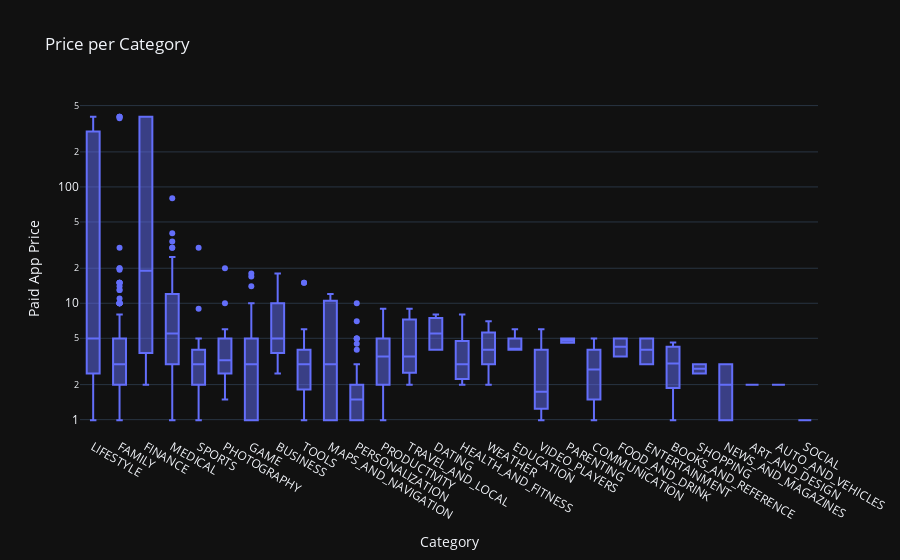

The notebook cell saved with this chart:
### Markdown cell above
# How Much Can You Charge? Examine Paid App Pricing Strategies by Category

**Challenge**: What is the median price price for a paid app? Then compare pricing by category by creating another box plot. But this time examine the prices (instead of the revenue estimates) of the paid apps. I recommend using `{categoryorder':'max descending'}` to sort the categories.

### Code cell
box = px.box(df_paid_apps, x='Category', y="Price", title='Price per Category')
 
box.update_layout(xaxis_title='Category',
                  yaxis_title='Paid App Price',
                  xaxis={'categoryorder':'max descending'},
                  yaxis=dict(type='log'))

box.show()

### Figure 1 — Plotly figure (JSON) as saved in the notebook; plotly's stock layout.template omitted (floating-point values rounded to 4 significant figures; data arrays with more than 128 entries replaced by an {"elided": "..."} marker saying what was removed)
{"data": [{"alignmentgroup": "True", "hovertemplate": "Category=%{x}<br>Price=%{y}<extra></extra>", "legendgroup": "", "marker": {"color": "#636efa"}, "name": "", "notched": false, "offsetgroup": "", "orientation": "v", "showlegend": false, "x": {"elided": "613 str values"}, "x0": " ", "xaxis": "x", "y": {"elided": "613 float values"}, "y0": " ", "yaxis": "y", "type": "box"}], "layout": {"xaxis": {"anchor": "y", "domain": [0.0, 1.0], "title": {"text": "Category"}, "categoryorder": "max descending"}, "yaxis": {"anchor": "x", "domain": [0.0, 1.0], "title": {"text": "Paid App Price"}, "type": "log"}, "legend": {"tracegroupgap": 0}, "title": {"text": "Price per Category"}, "boxmode": "group"}}
